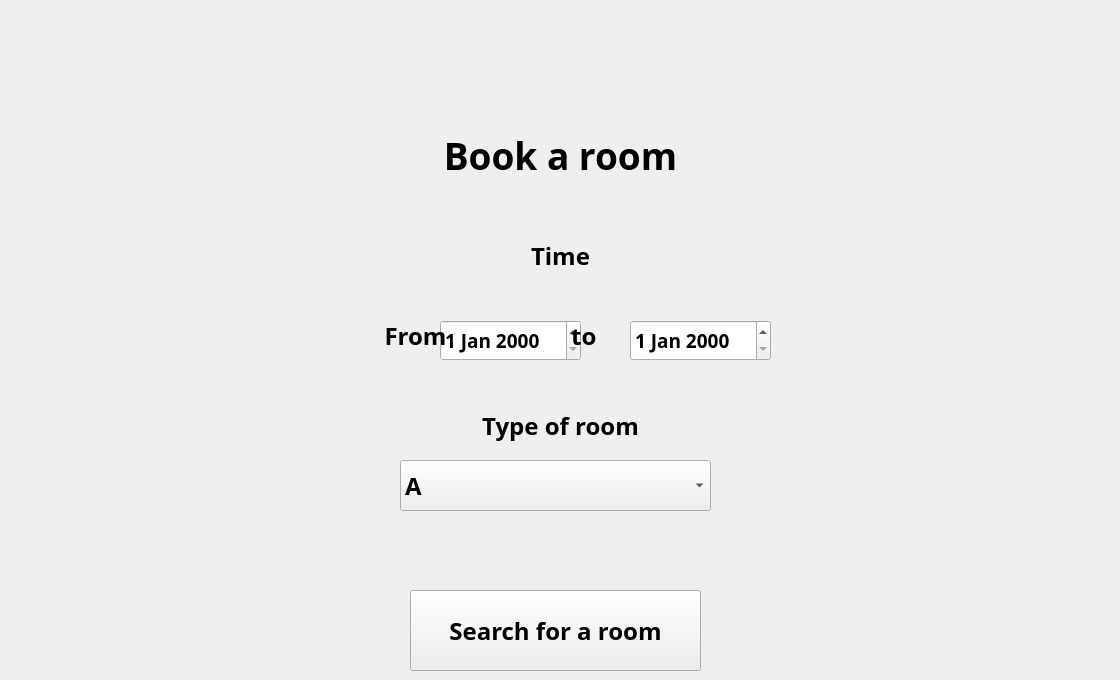
   <widget class="QWidget" name="book_page">
    <widget class="QLabel" name="label_22">
     <property name="geometry">
      <rect>
       <x>10</x>
       <y>90</y>
       <width>1101</width>
       <height>131</height>
      </rect>
     </property>
     <property name="font">
      <font>
       <family>Bahnschrift SemiBold</family>
       <pointsize>28</pointsize>
       <weight>75</weight>
       <bold>true</bold>
      </font>
     </property>
     <property name="text">
      <string>Book a room</string>
     </property>
     <property name="alignment">
      <set>Qt::AlignCenter</set>
     </property>
    </widget>
    <widget class="QDateEdit" name="ck_in">
     <property name="geometry">
      <rect>
       <x>440</x>
       <y>320</y>
       <width>141</width>
       <height>41</height>
      </rect>
     </property>
     <property name="font">
      <font>
       <family>Bahnschrift SemiBold</family>
       <pointsize>14</pointsize>
       <weight>75</weight>
       <bold>true</bold>
      </font>
     </property>
    </widget>
    <widget class="QLabel" name="label_23">
     <property name="geometry">
      <rect>
       <x>10</x>
       <y>220</y>
       <width>1101</width>
       <height>71</height>
      </rect>
     </property>
     <property name="font">
      <font>
       <family>Bahnschrift SemiBold</family>
       <pointsize>18</pointsize>
       <weight>75</weight>
       <bold>true</bold>
      </font>
     </property>
     <property name="text">
      <string>Time</string>
     </property>
     <property name="alignment">
      <set>Qt::AlignCenter</set>
     </property>
    </widget>
    <widget class="QDateEdit" name="ck_out">
     <property name="geometry">
      <rect>
       <x>630</x>
       <y>320</y>
       <width>141</width>
       <height>41</height>
      </rect>
     </property>
     <property name="font">
      <font>
       <family>Bahnschrift SemiBold</family>
       <pointsize>14</pointsize>
       <weight>75</weight>
       <bold>true</bold>
      </font>
     </property>
    </widget>
    <widget class="QLabel" name="ccc">
     <property name="geometry">
      <rect>
       <x>-60</x>
       <y>320</y>
       <width>1101</width>
       <height>31</height>
      </rect>
     </property>
     <property name="font">
      <font>
       <family>Bahnschrift SemiBold</family>
       <pointsize>18</pointsize>
       <weight>75</weight>
       <bold>true</bold>
      </font>
     </property>
     <property name="text">
      <string>From                    to</string>
     </property>
     <property name="alignment">
      <set>Qt::AlignCenter</set>
     </property>
    </widget>
    <widget class="QLabel" name="label_25">
     <property name="geometry">
      <rect>
       <x>10</x>
       <y>390</y>
       <width>1101</width>
       <height>71</height>
      </rect>
     </property>
     <property name="font">
      <font>
       <family>Bahnschrift SemiBold</family>
       <pointsize>18</pointsize>
       <weight>75</weight>
       <bold>true</bold>
      </font>
     </property>
     <property name="text">
      <string>Type of room</string>
     </property>
     <property name="alignment">
      <set>Qt::AlignCenter</set>
     </property>
    </widget>
    <widget class="QComboBox" name="room_type">
     <property name="geometry">
      <rect>
       <x>400</x>
       <y>460</y>
       <width>311</width>
       <height>51</height>
      </rect>
     </property>
     <property name="font">
      <font>
       <family>Bahnschrift SemiBold</family>
       <pointsize>18</pointsize>
       <weight>75</weight>
       <bold>true</bold>
      </font>
     </property>
     <item>
      <property name="text">
       <string>A</string>
      </property>
     </item>
     <item>
      <property name="text">
       <string>B</string>
      </property>
     </item>
     <item>
      <property name="text">
       <string>C</string>
      </property>
     </item>
    </widget>
    <widget class="QPushButton" name="to_room_info">
     <property name="geometry">
      <rect>
       <x>410</x>
       <y>590</y>
       <width>291</width>
       <height>81</height>
      </rect>
     </property>
     <property name="font">
      <font>
       <family>Bahnschrift SemiBold</family>
       <pointsize>18</pointsize>
       <weight>75</weight>
       <bold>true</bold>
      </font>
     </property>
     <property name="text">
      <string>Search for a room</string>
     </property>
    </widget>
   </widget>
